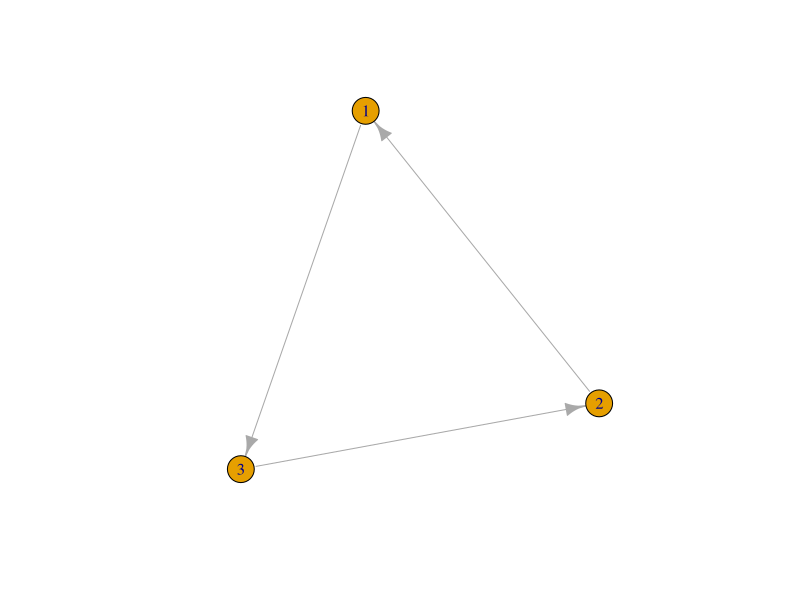
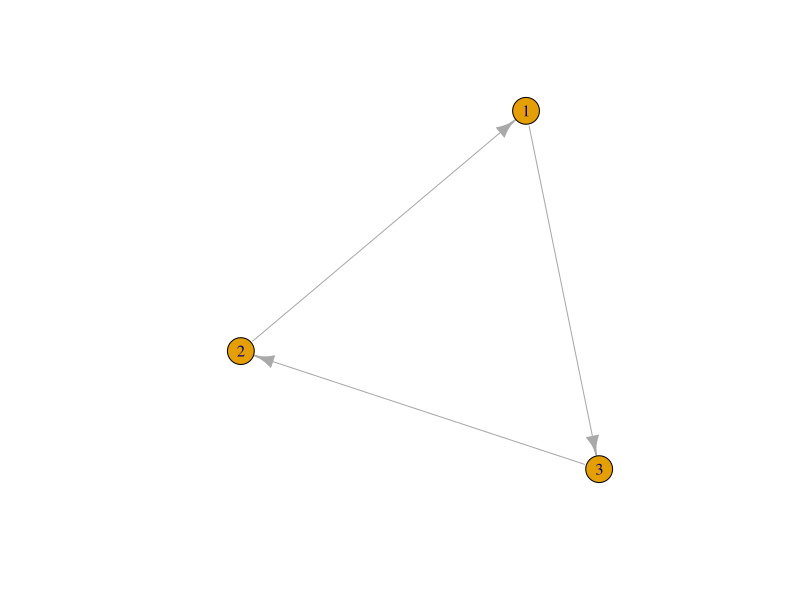
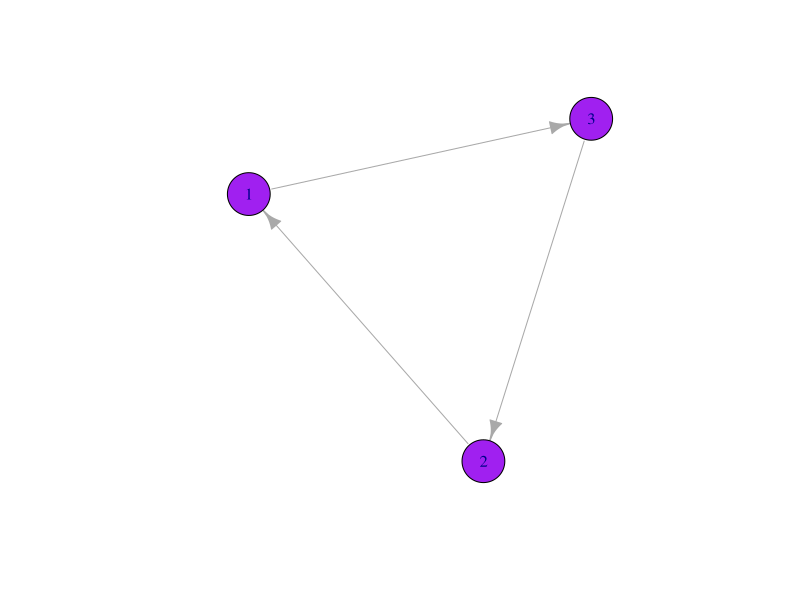
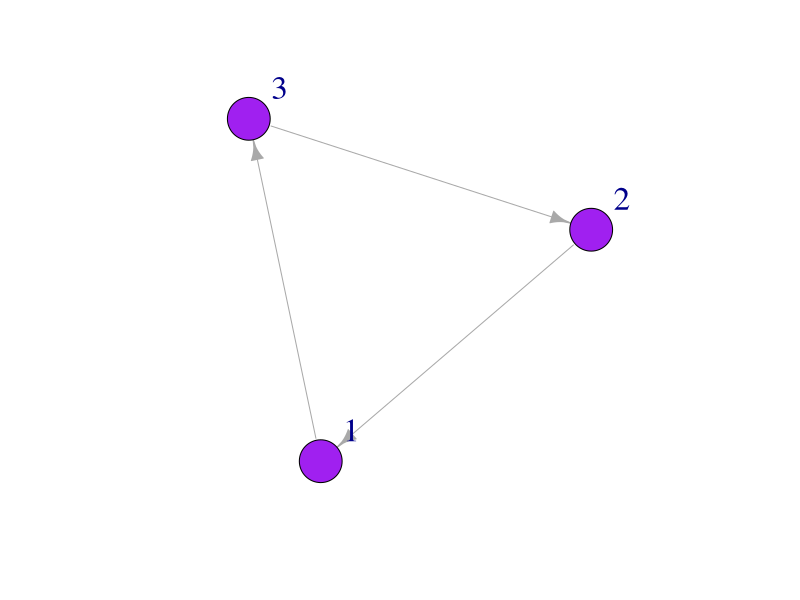
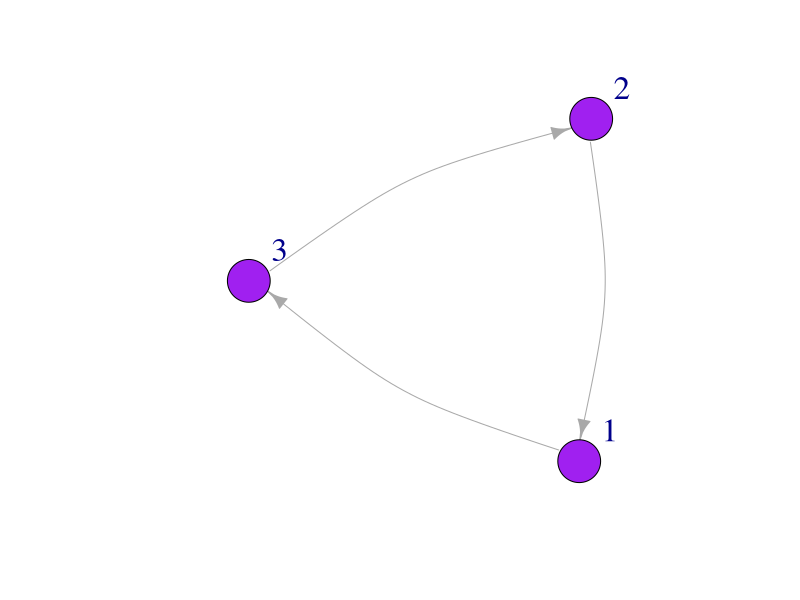
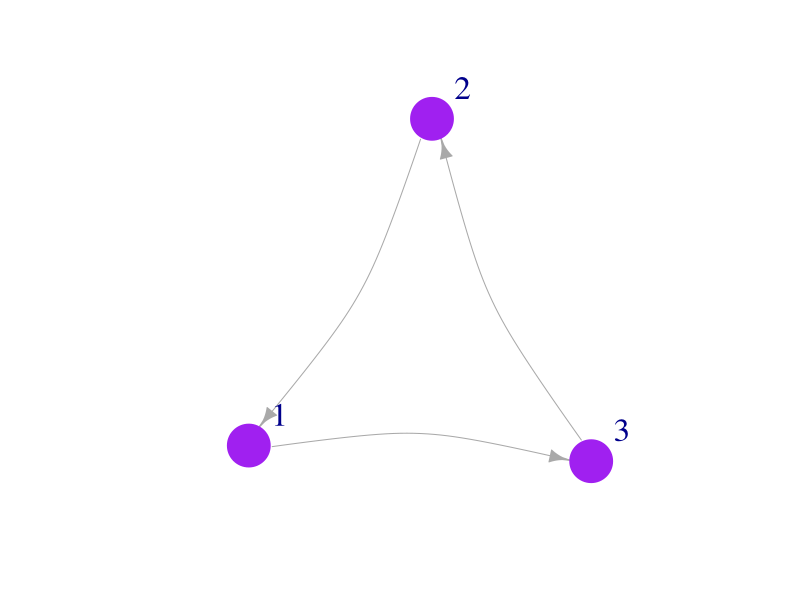
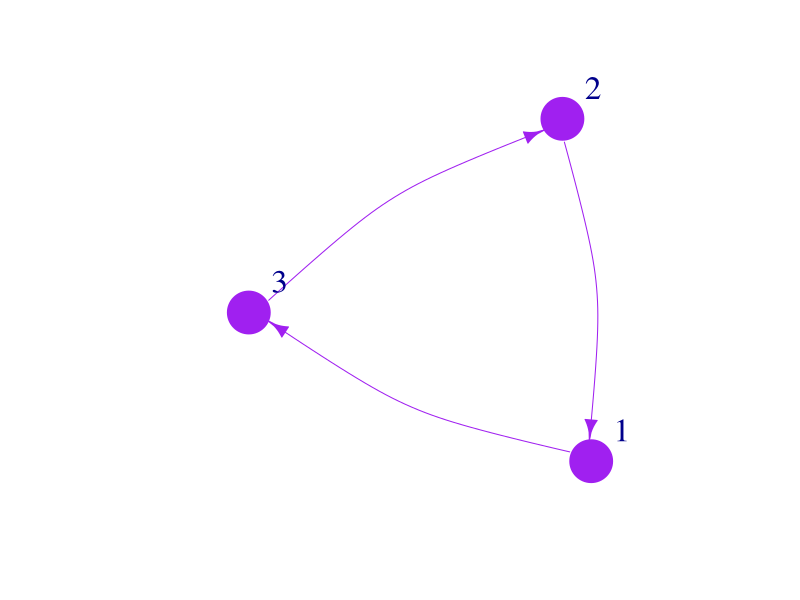
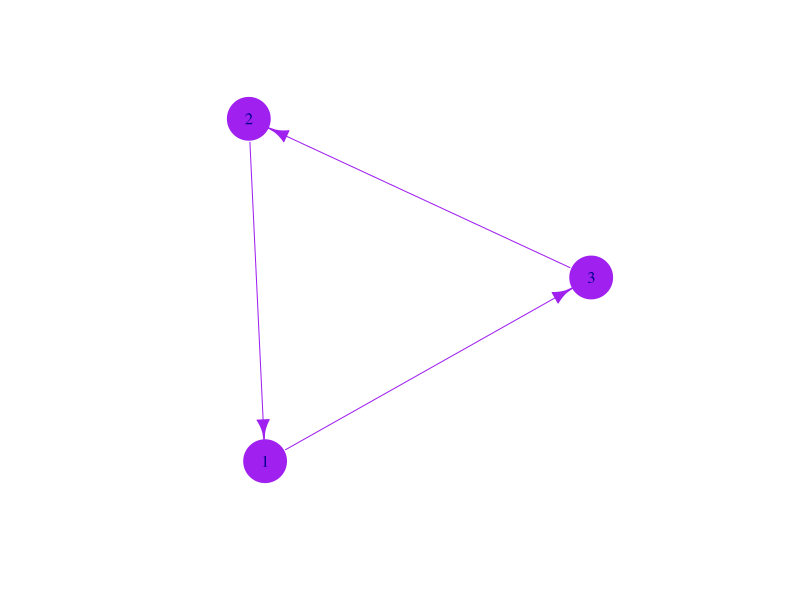

Write the R code that produced these figures, in order.
## ---- results='hide', message=FALSE----------------------------------------------------------------------------
library(igraph)
library(ggplot2)


## --------------------------------------------------------------------------------------------------------------
mat1 <- matrix(c(0, 1, 0, 0, 0, 1, 1,0, 0), nrow=3, ncol=3) ### matrix function 
mat1


## --------------------------------------------------------------------------------------------------------------
mat2 <- graph_from_adjacency_matrix(mat1)
plot(mat2, edge.arrow.size = 1) ## set the size of the arrows 


## --------------------------------------------------------------------------------------------------------------
mat3 <- graph(edges=c(1,3, 3,2, 2,1), n=3, directed=T ) # use graph function and list edges 
plot(mat3, edge.arrow.size = 1)


## --------------------------------------------------------------------------------------------------------------
plot(mat3, edge.arrow.size = 1, vertex.color = "purple", vertex.size = 25, vertex.label.cex = 1)



## --------------------------------------------------------------------------------------------------------------
plot(mat3, edge.arrow.size = 1, vertex.color = "purple", vertex.size = 25, vertex.label.cex = 2, vertex.label.dist = 3.5)


## --------------------------------------------------------------------------------------------------------------
plot(mat3, edge.arrow.size = 1, vertex.color = "purple", vertex.size = 25, vertex.label.cex = 2, vertex.label.dist = 3.5, edge.curved = .2)


## --------------------------------------------------------------------------------------------------------------
plot(mat3, 
     edge.arrow.size = 1, 
     vertex.color = "purple", 
     vertex.frame.color="purple",
     vertex.size = 25, 
     vertex.label.cex = 2, 
     vertex.label.dist = 3.5, 
     edge.curved = .2)


## --------------------------------------------------------------------------------------------------------------
plot(mat3, 
     edge.arrow.size = 1, 
     vertex.color = "purple", 
     vertex.frame.color="purple",
     vertex.size = 25, 
     vertex.label.cex = 2, 
     vertex.label.dist = 3.5, 
     edge.curved = .2,
     edge.color="purple")


## --------------------------------------------------------------------------------------------------------------
V(mat3)$color <- 'purple'
V(mat3)$size <- 25
E(mat3)$color <- 'purple'
E(mat3)$arrow.size <- 1
V(mat3)$frame.color <- 'purple'
plot(mat3)


## --------------------------------------------------------------------------------------------------------------
Nodelist <- data.frame(
                    Names =c("Jim", "Carole", "Joe", "Michelle", "Jen", "Pete", "Paul", "Tim", 
                            "Jess", "Mark", "Jill", "Cam", "Kate") ,
                    YearsFarming = c(8.5, 6.5, 4, 1, 3, 10, 5, 5, 5, 1, 1, 6, 6) , 
                    Age = c(27, 52, 49, 32, 65, 72, 42, 67, 48, 33, 67, 75, 39) , 
                    Gender = c("Male", "Female", "Male", "Female", "Female", "Male","Male","Male", "Female", "Male", "Female", "Male", "Female"))
Nodelist       


## --------------------------------------------------------------------------------------------------------------
Edgelist <- data.frame(
                  From = c("Jim", "Jim", "Jim", "Jill", "Kate", "Pete", "Pete", "Jess", "Jim", "Jim", "Pete"),
                  To = c("Carole", "Jen", "Pete", "Carole", "Joe", "Carole", "Paul", "Mark", "Cam", "Mark", "Tim"),
                  Times =c(3, 7, 6, 6, 5, 3, 2, 1, 1, 2, 5)
)



## --------------------------------------------------------------------------------------------------------------
FarmNetwork <- graph_from_data_frame(d = Edgelist, vertices = Nodelist, directed = T)
FarmNetwork
E(FarmNetwork) # view edges
V(FarmNetwork) # view nodes


## --------------------------------------------------------------------------------------------------------------
plot(FarmNetwork, edge.arrow.size = .5, vertex.color = "plum", vertex.label.dist = 2.5)



## --------------------------------------------------------------------------------------------------------------
V(FarmNetwork)$color <- ifelse(V(FarmNetwork)$Gender == "Male", "#4682B4", "#C83200")
V(FarmNetwork)$frame.color <- ifelse(V(FarmNetwork)$Gender == "Male", "#4682B4", "#C83200")
plot(FarmNetwork, edge.arrow.size = .5, vertex.label.dist = 2.5, edge.curved = .2)



## --------------------------------------------------------------------------------------------------------------
Layout1 <- layout_in_circle(FarmNetwork)
plot(FarmNetwork, edge.arrow.size = .5, vertex.label.dist = 2.5, layout = Layout1)


## --------------------------------------------------------------------------------------------------------------
Layout2 <- layout_as_star(FarmNetwork)
plot(FarmNetwork, edge.arrow.size = .5, vertex.label.dist = 2.5, layout = Layout2)


## --------------------------------------------------------------------------------------------------------------
Layout3 <- layout_with_kk(FarmNetwork)
plot(FarmNetwork, edge.arrow.size = .5, vertex.label.dist = 2.5, layout = Layout3)


## --------------------------------------------------------------------------------------------------------------
Layout4<- layout_with_fr(FarmNetwork)
plot(FarmNetwork, edge.arrow.size = .5, vertex.label.dist = 2.5, layout = Layout4)


## --------------------------------------------------------------------------------------------------------------

V(FarmNetwork)$size <- V(FarmNetwork)$YearsFarming # size the nodes by number of years farming
plot(FarmNetwork, edge.arrow.size = .5, vertex.label.dist = 2.5)



## --------------------------------------------------------------------------------------------------------------

V(FarmNetwork)$size <- V(FarmNetwork)$YearsFarming *2 ## scale by multiplying by 2
plot(FarmNetwork, edge.arrow.size = .5, vertex.label.dist = 2.5)



## --------------------------------------------------------------------------------------------------------------
E(FarmNetwork)$width <- E(FarmNetwork)$Times/1.5
plot(FarmNetwork, edge.arrow.size = .7, vertex.label.dist = 2.5, edge.curved = .2, layout = Layout2)


## --------------------------------------------------------------------------------------------------------------
plot(FarmNetwork, edge.arrow.size = .7, vertex.label.dist = 2.5, edge.curved = .2, layout = Layout1)
legend(x=-1.5, y=-1.1, c("Male","Female"), pch=21, pt.bg=c("#4682B4", "#C83200"), pt.cex=2, cex=.8, bty="n", ncol=1)



## --------------------------------------------------------------------------------------------------------------
ggsave(plot(FarmNetwork, edge.arrow.size = .5, vertex.label.dist = 2.5),
       filename = "graph/Network.tiff", width =150, height = 150, units = "mm",
         dpi = 300)

